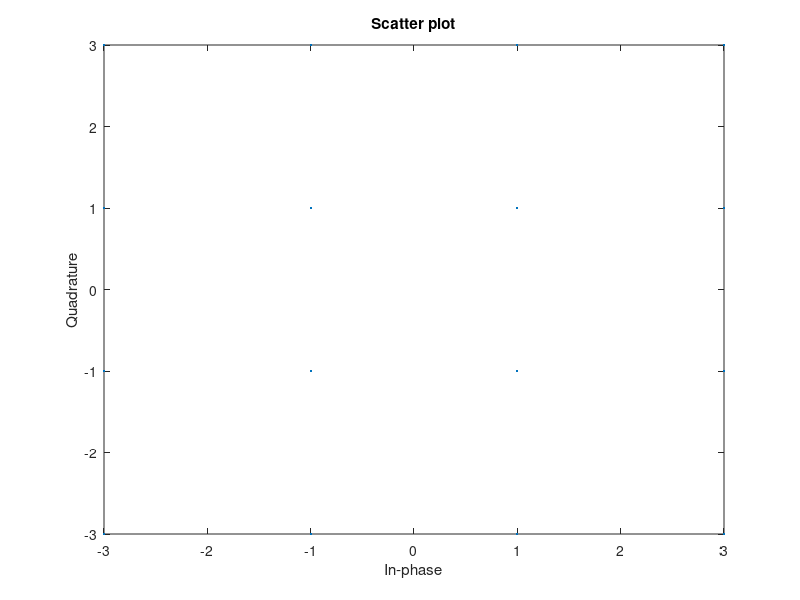

Write MATLAB code to recreate this figure.
QAMlevels = 16;
symbolValues = (0:(QAMlevels-1));
symbolBinary = zeros(16,4);
signalSpace = zeros(16,1);

for i=1:16
    symbolBinary(i,:) = de2bi(symbolValues(i),4);
end

for i=1:16
    if(symbolBinary(i,4)==0&&symbolBinary(i,3)==0)
        if(symbolBinary(i,2)==0&&symbolBinary(i,1)==0)
            signalSpace(i,:) = 1+1i;
        elseif(symbolBinary(i,2)==0&&symbolBinary(i,1)==1)
            signalSpace(i,:) = 3+1i;
        elseif(symbolBinary(i,2)==1&&symbolBinary(i,1)==0)
            signalSpace(i,:) = 1+3i;
        else
            signalSpace(i,:) = 3+3i;
        end
    end
    
    if(symbolBinary(i,4)==0&&symbolBinary(i,3)==1)
        if(symbolBinary(i,2)==0&&symbolBinary(i,1)==0)
            signalSpace(i,:) = -1-1i;
        elseif(symbolBinary(i,2)==0&&symbolBinary(i,1)==1)
            signalSpace(i,:) = -3-1i;
        elseif(symbolBinary(i,2)==1&&symbolBinary(i,1)==0)
            signalSpace(i,:) = -1-3i;
        else
            signalSpace(i,:) = -3-3i;
        end
    end
    
    if(symbolBinary(i,4)==1&&symbolBinary(i,3)==0)
        if(symbolBinary(i,2)==0&&symbolBinary(i,1)==0)
            signalSpace(i,:) = -1+1i;
        elseif(symbolBinary(i,2)==0&&symbolBinary(i,1)==1)
            signalSpace(i,:) = -3+1i;
        elseif(symbolBinary(i,2)==1&&symbolBinary(i,1)==0)
            signalSpace(i,:) = -1+3i;
        else
            signalSpace(i,:) = -3+3i;
        end
    end
    
    if(symbolBinary(i,4)==1&&symbolBinary(i,3)==1)
        if(symbolBinary(i,2)==0&&symbolBinary(i,1)==0)
            signalSpace(i,:) = 1-1i;
        elseif(symbolBinary(i,2)==0&&symbolBinary(i,1)==1)
            signalSpace(i,:) = 3-1i;
        elseif(symbolBinary(i,2)==1&&symbolBinary(i,1)==0)
            signalSpace(i,:) = 1-3i;
        else
            signalSpace(i,:) = 3-3i;
        end
    end
end

scatterplot(signalSpace);
